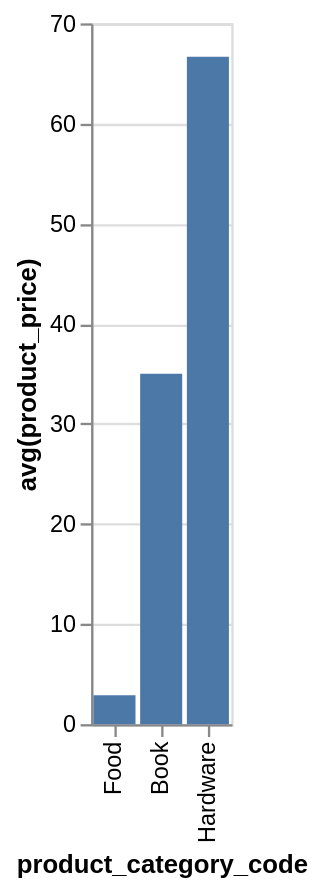

The Vega-Lite source for this figure:
### Vega-Lite specification from a JSON file in a GitHub repository (floating-point values rounded to 4 significant figures)
{"data": {"values": [{"x_data": "Book", "y_data": 35}, {"x_data": "Food", "y_data": 2.88}, {"x_data": "Hardware", "y_data": 66.67}]}, "mark": "bar", "encoding": {"x": {"field": "x_data", "type": "nominal", "title": "product_category_code", "sort": {"op": "sum", "field": "y_data", "order": "ascending"}}, "y": {"field": "y_data", "type": "quantitative", "title": "avg(product_price)"}}}
